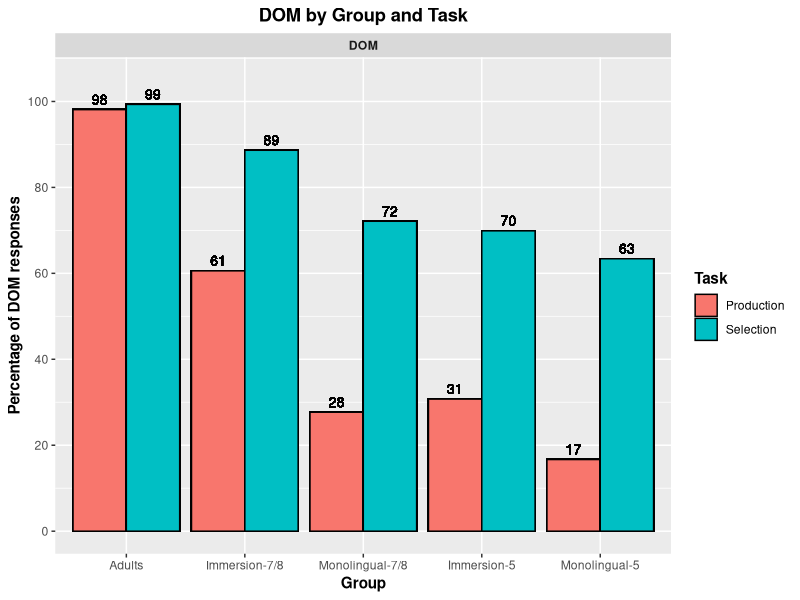
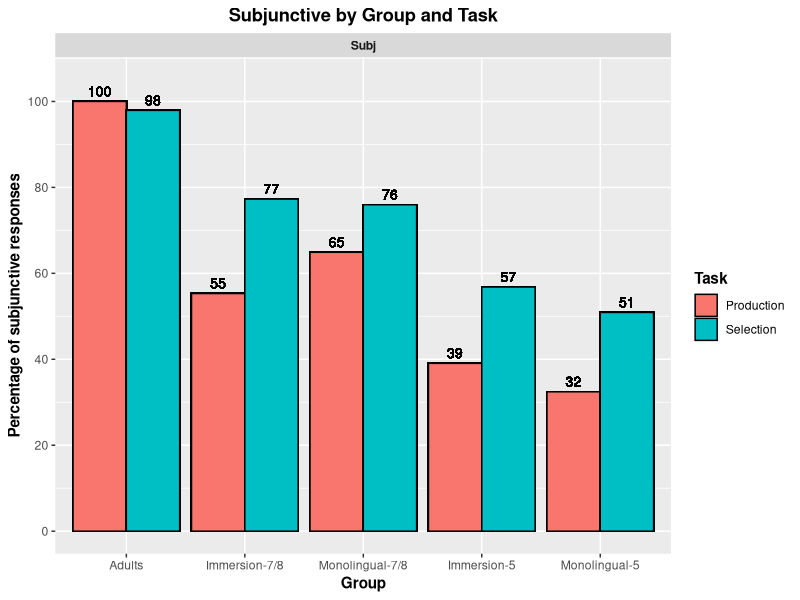

Generate these figures, in order, with R:
library(tidyverse)


# Load DOM data
## EPT
SDB_DOM_EPT <- read_csv("./CSV Files/SDB/SDB DOM EPT.csv") %>% 
  filter(Item %in% c("EPT-02", "EPT-08", "EPT-12", "EPT-14", "EPT-20", "EPT-24", "EPT-26", "EPT-32", "EPT-38", "EPT-42")) %>% 
  mutate(Group = "Adults",
         Task = "Production",
         School = "Adults",
         Age = "Adults")

DLI78_DOM_EPT <- read.csv("./CSV Files/DLI-78/DLI-78 DOM EPT.csv") %>% 
  mutate(Group = "Immersion-7/8",
         Task = "Production",
         School = "DLI",
         Age = "7th/8th")

MLS78_DOM_EPT <- read.csv("./CSV Files/MLS-78/MLS-78 DOM EPT.csv") %>% 
  filter(!School == "GBCS") %>%
  mutate(Group = "Monolingual-7/8",
         Task = "Production",
         School = "MLS",
         Age = "7th/8th")

DLI5_DOM_EPT <- read.csv("./CSV Files/MLS-5/MLS-5 DOM EPT.csv") %>% 
  mutate(Group = "Immersion-5",
         Task = "Production",
         School = "DLI",
         Age = "5th")

MLS5_DOM_EPT <- read.csv("./CSV Files/MLS-5/MLS-5 DOM EPT.csv") %>% 
  filter(!School == "GBCS") %>% 
  mutate(Group = "Monolingual-5",
         Task = "Production",
         School = "MLS",
         Age = "5th")


## FCT
SDB_DOM_FCT <- read_csv("./CSV Files/SDB/SDB DOM FCT.csv") %>% 
  mutate(Group = "Adults",
         Task = "Selection",
         School = "Adults",
         Age = "Adults")

DLI78_DOM_FCT <- read.csv("./CSV Files/DLI-78/DLI-78 DOM FCT.csv") %>% 
  mutate(Group = "Immersion-7/8",
         Task = "Selection",
         School = "DLI",
         Age = "7th/8th")

MLS78_DOM_FCT <- read.csv("./CSV Files/MLS-78/MLS-78 DOM FCT.csv") %>% 
  filter(!School == "GBCS") %>%
  mutate(Group = "Monolingual-7/8",
         Task = "Selection",
         School = "MLS",
         Age = "7th/8th")

DLI5_DOM_FCT <- read.csv("./CSV Files/MLS-5/MLS-5 DOM FCT.csv") %>% 
  mutate(Group = "Immersion-5",
         Task = "Selection",
         School = "DLI",
         Age = "5th")

MLS5_DOM_FCT <- read.csv("./CSV Files/MLS-5/MLS-5 DOM FCT.csv") %>% 
  filter(!School == "GBCS") %>% 
  mutate(Group = "Monolingual-5",
         Task = "Selection",
         School = "MLS",
         Age = "5th")


# Load subjunctive data
SDB_Subj_EPT <- read_csv("./CSV Files/SDB/SDB Subjunctive EPT.csv") %>%
  filter(Short_Prop == "Intensional") %>% 
  mutate(Group = "Adults",
         Task = "Production",
         Mood = "Subjunctive",
         School = "Adults",
         Age = "Adults")

DLI78_Subj_EPT <- read.csv("./CSV Files/DLI-78/DLI-78 Subjunctive EPT.csv") %>% 
  filter(Short_Prop == "Intensional") %>% 
  mutate(Group = "Immersion-7/8",
         Task = "Production",
         Mood = "Subjunctive",
         School = "DLI",
         Age = "7th/8th")

MLS78_Subj_EPT <- read.csv("./CSV Files/MLS-78/MLS-78 Subjunctive EPT.csv") %>% 
  filter(!School == "GBCS") %>% 
  filter(Short_Prop == "Intensional") %>% 
  mutate(Group = "Monolingual-7/8",
         Task = "Production",
         Mood = "Subjunctive",
         School = "MLS",
         Age = "7th/8th")

DLI5_Subj_EPT <- read.csv("./CSV Files/MLS-5/MLS-5 Subjunctive EPT.csv") %>% 
  filter(Short_Prop == "Intensional") %>% 
  mutate(Group = "Immersion-5",
         Task = "Production",
         Mood = "Subjunctive",
         School = "DLI",
         Age = "5th")

MLS5_Subj_EPT <- read.csv("./CSV Files/MLS-5/MLS-5 Subjunctive EPT.csv") %>% 
  filter(!School == "GBCS") %>% 
  filter(Short_Prop == "Intensional") %>% 
  mutate(Group = "Monolingual-5",
         Task = "Production",
         Mood = "Subjunctive",
         School = "MLS",
         Age = "5th")


# FCT
SDB_Subj_FCT <- read_csv("./CSV Files/SDB/SDB Subjunctive FCT.csv") %>%
  filter(Short_Prop == "Intensional") %>% 
  mutate(Group = "Adults",
         Task = "Selection",
         Mood = "Subjunctive",
         School = "Adults",
         Age = "Adults")

DLI78_Subj_FCT <- read.csv("./CSV Files/DLI-78/DLI-78 Subjunctive FCT.csv") %>% 
  filter(Short_Prop == "Intensional") %>% 
  mutate(Group = "Immersion-7/8",
         Task = "Selection",
         Mood = "Subjunctive",
         School = "DLI",
         Age = "7th/8th")

MLS78_Subj_FCT <- read.csv("./CSV Files/MLS-78/MLS-78 Subjunctive FCT.csv") %>% 
  filter(!School == "GBCS") %>% 
  filter(Short_Prop == "Intensional") %>% 
  mutate(Group = "Monolingual-7/8",
         Task = "Selection",
         Mood = "Subjunctive",
         School = "MLS",
         Age = "7th/8th")

DLI5_Subj_FCT <- read.csv("./CSV Files/MLS-5/MLS-5 Subjunctive FCT.csv") %>% 
  filter(Short_Prop == "Intensional") %>% 
  mutate(Group = "Immersion-5",
         Task = "Selection",
         Mood = "Subjunctive",
         School = "DLI",
         Age = "5th")

MLS5_Subj_FCT <- read.csv("./CSV Files/MLS-5/MLS-5 Subjunctive FCT.csv") %>% 
  filter(!School == "GBCS") %>% 
  filter(Short_Prop == "Intensional") %>% 
  mutate(Group = "Monolingual-5",
         Task = "Selection",
         Mood = "Subjunctive",
         School = "MLS",
         Age = "5th")


# Generate DOM participant averages for graph
## SDB, Production
SDB_DOM_EPT_Structure <- aggregate(SDB_DOM_EPT$DOM_Use, list(SDB_DOM_EPT$Structure), FUN = mean, na.rm = TRUE)
SDB_DOM_EPT_Structure <- SDB_DOM_EPT_Structure %>% rename(Structure_Avg = x)
SDB_DOM_EPT_Structure <- left_join(SDB_DOM_EPT, SDB_DOM_EPT_Structure, by = c("Structure" = "Group.1")) %>%  
  mutate(Structure_Percentage = Structure_Avg * 100)


## SDB, Selection
SDB_DOM_FCT_Structure <- aggregate(SDB_DOM_FCT$DOM_Use, list(SDB_DOM_FCT$Structure), FUN = mean, na.rm = TRUE)
SDB_DOM_FCT_Structure <- SDB_DOM_FCT_Structure %>% rename(Structure_Avg = x)
SDB_DOM_FCT_Structure <- left_join(SDB_DOM_FCT, SDB_DOM_FCT_Structure, by = c("Structure" = "Group.1")) %>%  
  mutate(Structure_Percentage = Structure_Avg * 100)


## DLI78, Production
DLI78_DOM_EPT_Structure <- aggregate(DLI78_DOM_EPT$DOM_Use, list(DLI78_DOM_EPT$Structure), FUN = mean, na.rm = TRUE)
DLI78_DOM_EPT_Structure <- DLI78_DOM_EPT_Structure %>% rename(Structure_Avg = x)
DLI78_DOM_EPT_Structure <- left_join(DLI78_DOM_EPT, DLI78_DOM_EPT_Structure, by = c("Structure" = "Group.1")) %>%  
  mutate(Structure_Percentage = Structure_Avg * 100)


## DLI78, Selection
DLI78_DOM_FCT_Structure <- aggregate(DLI78_DOM_FCT$DOM_Use, list(DLI78_DOM_FCT$Structure), FUN = mean, na.rm = TRUE)
DLI78_DOM_FCT_Structure <- DLI78_DOM_FCT_Structure %>% rename(Structure_Avg = x)
DLI78_DOM_FCT_Structure <- left_join(DLI78_DOM_FCT, DLI78_DOM_FCT_Structure, by = c("Structure" = "Group.1")) %>%  
  mutate(Structure_Percentage = Structure_Avg * 100)


## MLS78, Production
MLS78_DOM_EPT_Structure <- aggregate(MLS78_DOM_EPT$DOM_Use, list(MLS78_DOM_EPT$Structure), FUN = mean, na.rm = TRUE)
MLS78_DOM_EPT_Structure <- MLS78_DOM_EPT_Structure %>% rename(Structure_Avg = x)
MLS78_DOM_EPT_Structure <- left_join(MLS78_DOM_EPT, MLS78_DOM_EPT_Structure, by = c("Structure" = "Group.1")) %>%  
  mutate(Structure_Percentage = Structure_Avg * 100)


## MLS78, Selection
MLS78_DOM_FCT_Structure <- aggregate(MLS78_DOM_FCT$DOM_Use, list(MLS78_DOM_FCT$Structure), FUN = mean, na.rm = TRUE)
MLS78_DOM_FCT_Structure <- MLS78_DOM_FCT_Structure %>% rename(Structure_Avg = x)
MLS78_DOM_FCT_Structure <- left_join(MLS78_DOM_FCT, MLS78_DOM_FCT_Structure, by = c("Structure" = "Group.1")) %>%  
  mutate(Structure_Percentage = Structure_Avg * 100)


## DLI5, Production
DLI5_DOM_EPT_Structure <- aggregate(DLI5_DOM_EPT$DOM_Use, list(DLI5_DOM_EPT$Structure), FUN = mean, na.rm = TRUE)
DLI5_DOM_EPT_Structure <- DLI5_DOM_EPT_Structure %>% rename(Structure_Avg = x)
DLI5_DOM_EPT_Structure <- left_join(DLI5_DOM_EPT, DLI5_DOM_EPT_Structure, by = c("Structure" = "Group.1")) %>%  
  mutate(Structure_Percentage = Structure_Avg * 100)


## DLI5, Selection
DLI5_DOM_FCT_Structure <- aggregate(DLI5_DOM_FCT$DOM_Use, list(DLI5_DOM_FCT$Structure), FUN = mean, na.rm = TRUE)
DLI5_DOM_FCT_Structure <- DLI5_DOM_FCT_Structure %>% rename(Structure_Avg = x)
DLI5_DOM_FCT_Structure <- left_join(DLI5_DOM_FCT, DLI5_DOM_FCT_Structure, by = c("Structure" = "Group.1")) %>%  
  mutate(Structure_Percentage = Structure_Avg * 100)


## MLS5, Production
MLS5_DOM_EPT_Structure <- aggregate(MLS5_DOM_EPT$DOM_Use, list(MLS5_DOM_EPT$Structure), FUN = mean, na.rm = TRUE)
MLS5_DOM_EPT_Structure <- MLS5_DOM_EPT_Structure %>% rename(Structure_Avg = x)
MLS5_DOM_EPT_Structure <- left_join(MLS5_DOM_EPT, MLS5_DOM_EPT_Structure, by = c("Structure" = "Group.1")) %>%  
  mutate(Structure_Percentage = Structure_Avg * 100)


## MLS5, Selection
MLS5_DOM_FCT_Structure <- aggregate(MLS5_DOM_FCT$DOM_Use, list(MLS5_DOM_FCT$Structure), FUN = mean, na.rm = TRUE)
MLS5_DOM_FCT_Structure <- MLS5_DOM_FCT_Structure %>% rename(Structure_Avg = x)
MLS5_DOM_FCT_Structure <- left_join(MLS5_DOM_FCT, MLS5_DOM_FCT_Structure, by = c("Structure" = "Group.1")) %>%  
  mutate(Structure_Percentage = Structure_Avg * 100)


## Join datasets
DOM_EPT_Final <- rbind(SDB_DOM_EPT_Structure, DLI78_DOM_EPT_Structure, MLS78_DOM_EPT_Structure, DLI5_DOM_EPT_Structure, MLS5_DOM_EPT_Structure) %>% 
  mutate(Structure = "DOM")

DOM_FCT_Final <- rbind(SDB_DOM_FCT_Structure, DLI78_DOM_FCT_Structure, MLS78_DOM_FCT_Structure, DLI5_DOM_FCT_Structure, MLS5_DOM_FCT_Structure) %>% 
  mutate(Structure = "DOM")

DOM_Master <- rbind(DOM_EPT_Final, DOM_FCT_Final)
DOM_Master$Group <- factor(DOM_Master$Group, levels = c("Adults", "Immersion-7/8", "Monolingual-7/8", "Immersion-5", "Monolingual-5"))


# Generate subjunctive participant averages for graph
## SDB, Production
SDB_Subj_EPT_Structure <- aggregate(SDB_Subj_EPT$Mood_Use, list(SDB_Subj_EPT$Structure), FUN = mean, na.rm = TRUE)
SDB_Subj_EPT_Structure <- SDB_Subj_EPT_Structure %>% rename(Structure_Avg = x)
SDB_Subj_EPT_Structure <- left_join(SDB_Subj_EPT, SDB_Subj_EPT_Structure, by = c("Structure" = "Group.1")) %>%  
  mutate(Structure_Percentage = Structure_Avg * 100)


## SDB, Selection
SDB_Subj_FCT_Structure <- aggregate(SDB_Subj_FCT$Mood_Use, list(SDB_Subj_FCT$Structure), FUN = mean, na.rm = TRUE)
SDB_Subj_FCT_Structure <- SDB_Subj_FCT_Structure %>% rename(Structure_Avg = x)
SDB_Subj_FCT_Structure <- left_join(SDB_Subj_FCT, SDB_Subj_FCT_Structure, by = c("Structure" = "Group.1")) %>%  
  mutate(Structure_Percentage = Structure_Avg * 100)


## DLI78, Production
DLI78_Subj_EPT_Structure <- aggregate(DLI78_Subj_EPT$Mood_Use, list(DLI78_Subj_EPT$Structure), FUN = mean, na.rm = TRUE)
DLI78_Subj_EPT_Structure <- DLI78_Subj_EPT_Structure %>% rename(Structure_Avg = x)
DLI78_Subj_EPT_Structure <- left_join(DLI78_Subj_EPT, DLI78_Subj_EPT_Structure, by = c("Structure" = "Group.1")) %>%  
  mutate(Structure_Percentage = Structure_Avg * 100)


## DLI78, Selection
DLI78_Subj_FCT_Structure <- aggregate(DLI78_Subj_FCT$Mood_Use, list(DLI78_Subj_FCT$Structure), FUN = mean, na.rm = TRUE)
DLI78_Subj_FCT_Structure <- DLI78_Subj_FCT_Structure %>% rename(Structure_Avg = x)
DLI78_Subj_FCT_Structure <- left_join(DLI78_Subj_FCT, DLI78_Subj_FCT_Structure, by = c("Structure" = "Group.1")) %>%  
  mutate(Structure_Percentage = Structure_Avg * 100)


## MLS78, Production
MLS78_Subj_EPT_Structure <- aggregate(MLS78_Subj_EPT$Mood_Use, list(MLS78_Subj_EPT$Structure), FUN = mean, na.rm = TRUE)
MLS78_Subj_EPT_Structure <- MLS78_Subj_EPT_Structure %>% rename(Structure_Avg = x)
MLS78_Subj_EPT_Structure <- left_join(MLS78_Subj_EPT, MLS78_Subj_EPT_Structure, by = c("Structure" = "Group.1")) %>%  
  mutate(Structure_Percentage = Structure_Avg * 100)


## MLS78, Selection
MLS78_Subj_FCT_Structure <- aggregate(MLS78_Subj_FCT$Mood_Use, list(MLS78_Subj_FCT$Structure), FUN = mean, na.rm = TRUE)
MLS78_Subj_FCT_Structure <- MLS78_Subj_FCT_Structure %>% rename(Structure_Avg = x)
MLS78_Subj_FCT_Structure <- left_join(MLS78_Subj_FCT, MLS78_Subj_FCT_Structure, by = c("Structure" = "Group.1")) %>%  
  mutate(Structure_Percentage = Structure_Avg * 100)


## DLI5, Production
DLI5_Subj_EPT_Structure <- aggregate(DLI5_Subj_EPT$Mood_Use, list(DLI5_Subj_EPT$Structure), FUN = mean, na.rm = TRUE)
DLI5_Subj_EPT_Structure <- DLI5_Subj_EPT_Structure %>% rename(Structure_Avg = x)
DLI5_Subj_EPT_Structure <- left_join(DLI5_Subj_EPT, DLI5_Subj_EPT_Structure, by = c("Structure" = "Group.1")) %>%  
  mutate(Structure_Percentage = Structure_Avg * 100)


## DLI5, Selection
DLI5_Subj_FCT_Structure <- aggregate(DLI5_Subj_FCT$Mood_Use, list(DLI5_Subj_FCT$Structure), FUN = mean, na.rm = TRUE)
DLI5_Subj_FCT_Structure <- DLI5_Subj_FCT_Structure %>% rename(Structure_Avg = x)
DLI5_Subj_FCT_Structure <- left_join(DLI5_Subj_FCT, DLI5_Subj_FCT_Structure, by = c("Structure" = "Group.1")) %>%  
  mutate(Structure_Percentage = Structure_Avg * 100)


## MLS5, Production
MLS5_Subj_EPT_Structure <- aggregate(MLS5_Subj_EPT$Mood_Use, list(MLS5_Subj_EPT$Structure), FUN = mean, na.rm = TRUE)
MLS5_Subj_EPT_Structure <- MLS5_Subj_EPT_Structure %>% rename(Structure_Avg = x)
MLS5_Subj_EPT_Structure <- left_join(MLS5_Subj_EPT, MLS5_Subj_EPT_Structure, by = c("Structure" = "Group.1")) %>%  
  mutate(Structure_Percentage = Structure_Avg * 100)


## MLS5, Selection
MLS5_Subj_FCT_Structure <- aggregate(MLS5_Subj_FCT$Mood_Use, list(MLS5_Subj_FCT$Structure), FUN = mean, na.rm = TRUE)
MLS5_Subj_FCT_Structure <- MLS5_Subj_FCT_Structure %>% rename(Structure_Avg = x)
MLS5_Subj_FCT_Structure <- left_join(MLS5_Subj_FCT, MLS5_Subj_FCT_Structure, by = c("Structure" = "Group.1")) %>%  
  mutate(Structure_Percentage = Structure_Avg * 100)


## Join datasets
Subj_EPT_Final <- rbind(SDB_Subj_EPT_Structure, DLI78_Subj_EPT_Structure, MLS78_Subj_EPT_Structure, DLI5_Subj_EPT_Structure, MLS5_Subj_EPT_Structure) %>% 
  mutate(Structure = "Subj")

Subj_FCT_Final <- rbind(SDB_Subj_FCT_Structure, DLI78_Subj_FCT_Structure, MLS78_Subj_FCT_Structure, DLI5_Subj_FCT_Structure, MLS5_Subj_FCT_Structure) %>% 
  mutate(Structure = "Subj")

Subj_Master <- rbind(Subj_EPT_Final, Subj_FCT_Final)
Subj_Master$Group <- factor(Subj_Master$Group, levels = c("Adults", "Immersion-7/8", "Monolingual-7/8", "Immersion-5", "Monolingual-5"))


# Generate plots
## DOM graph
DOM_Master %>% 
  ggplot(aes(x = Group, y = Structure_Percentage, fill = Task)) +
  geom_bar(position = "dodge", color = "black", stat = "identity") +
  facet_wrap(facets = vars(Structure)) +
  scale_y_continuous(breaks = seq(0, 100, 20),
                     limits = c(0, 105)) +
  geom_text(aes(label = round(Structure_Percentage)),
            position = position_dodge(width = .9),
            vjust = -0.5,
            size = 3.5) +
  labs(x = "Group", y = "Percentage of DOM responses", fill = "Task", title = "DOM by Group and Task") +
  theme(axis.title = element_text(face = "bold"),
        plot.title = element_text(hjust = 0.5, face = "bold"),
        legend.title = element_text(face = "bold"),
        strip.text.x = element_text(face = "bold"))


## Subjunctive graph
Subj_Master %>% 
  ggplot(aes(x = Group, y = Structure_Percentage, fill = Task)) +
  geom_bar(position = "dodge", color = "black", stat = "identity") +
  facet_wrap(facets = vars(Structure)) +
  scale_y_continuous(breaks = seq(0, 100, 20),
                     limits = c(0, 105)) +
  geom_text(aes(label = round(Structure_Percentage)),
            position = position_dodge(width = .9),
            vjust = -0.5,
            size = 3.5) +
  labs(x = "Group", y = "Percentage of subjunctive responses", fill = "Task", title = "Subjunctive by Group and Task") +
  theme(axis.title = element_text(face = "bold"),
        plot.title = element_text(hjust = 0.5, face = "bold"),
        legend.title = element_text(face = "bold"),
        strip.text.x = element_text(face = "bold"))  
